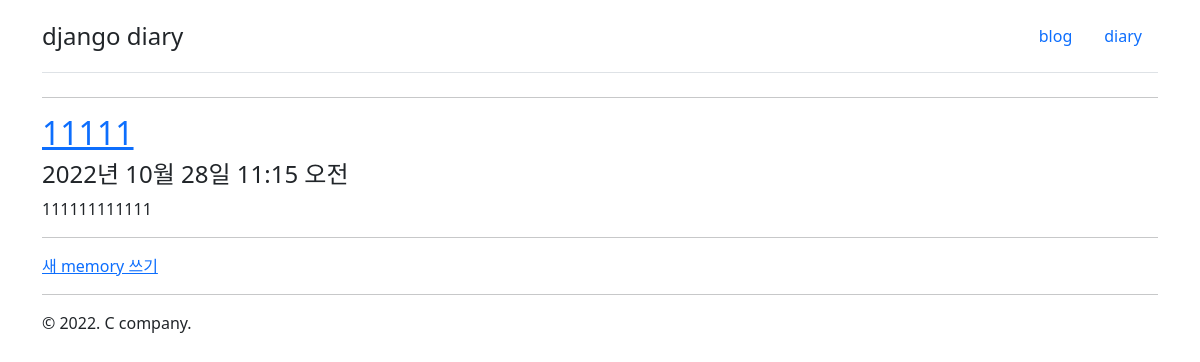
/diary/, run on an earlier commit of the app's database.
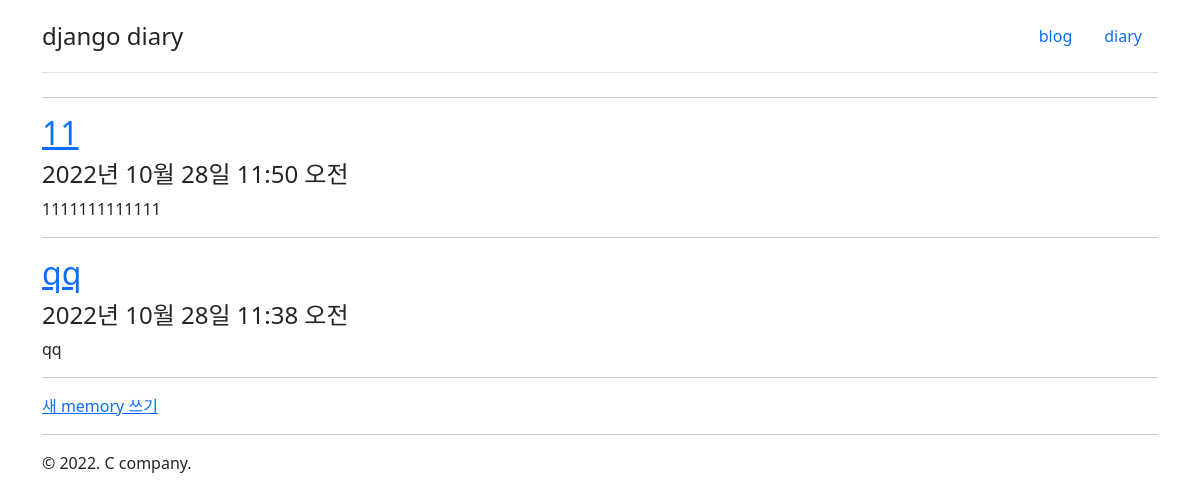
And on a later commit of the database.
### diary/models.py (models this page shows, shortened)
class Memory(models.Model):
    title = models.CharField(max_length=100)
    message = models.TextField()
    created_at = models.DateTimeField(auto_now_add=True)
    updated_at = models.DateTimeField(auto_now=True)
    def get_absolute_url(self):
        return f"/diary/{self.pk}/"

### diary/views.py (the view)
# urls.py: path('', views.mem_index),
def mem_index(request):
    mem_qs = Memory.objects.all().order_by('-id')
    return render(request, 'diary/mem_list.html', {
        'mem_list': mem_qs, })

### diary/templates/diary/mem_list.html
{%  extends "diary/base.html" %}
{%  block content %}
    {% for mem in mem_list %}
    <hr/>
        <h2>
            <a href="{{ mem.get_absolute_url }}">
            {{ mem.title }}
            </a>
        </h2>
        <h4>{{ mem.created_at }}</h4>
        <p>{{ mem.message }}</p>
    {% endfor %}
    <hr/>
    <a href="/diary/new/"> 새 memory 쓰기 </a>
{% endblock %}

### diary/templates/diary/base.html (shortened to what this page needs)
{%  load django_bootstrap5 %}
<!DOCTYPE html>
<html lang="ko">
<head>
    {%  bootstrap_css %}
</head>
<body>
<div class="container">
    <header class="d-flex flex-wrap justify-content-center py-3 mb-4 border-bottom">
        <a href="/" class="d-flex align-items-center mb-3 mb-md-0 me-md-auto text-dark text-decoration-none">
            <span class="fs-4">django diary</span>
        </a>
        <ul class="nav nav-pills">
            <li class="nav-item"><a href="/blog/" class="nav-link">blog</a></li>
            <li class="nav-item"><a href="/diary" class="nav-link">diary</a></li>
        </ul>
    </header>
</div>
<div class="container">
        {% block content %} {% endblock %}
    <hr/>
    &copy; 2022. C company.
</div>
</body>
</html>

What changed in the data, as far as the page shows it:
removed Memory: title "11111", created_at "2022년 10월 28일 11:15 오전", message "111111111111"
added Memory: title "11", created_at "2022년 10월 28일 11:50 오전", message "1111111111111"
added Memory: title "qq", created_at "2022년 10월 28일 11:38 오전", message "qq"
